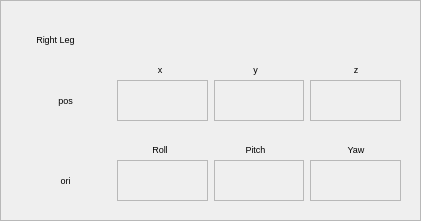
    <widget class="QFrame" name="frame_26">
     <property name="geometry">
      <rect>
       <x>436</x>
       <y>480</y>
       <width>421</width>
       <height>221</height>
      </rect>
     </property>
     <property name="font">
      <font>
       <pointsize>7</pointsize>
      </font>
     </property>
     <property name="frameShape">
      <enum>QFrame::StyledPanel</enum>
     </property>
     <property name="frameShadow">
      <enum>QFrame::Raised</enum>
     </property>
     <widget class="QFrame" name="frame_27">
      <property name="geometry">
       <rect>
        <x>10</x>
        <y>20</y>
        <width>401</width>
        <height>191</height>
       </rect>
      </property>
      <property name="font">
       <font>
        <pointsize>7</pointsize>
       </font>
      </property>
      <property name="frameShape">
       <enum>QFrame::NoFrame</enum>
      </property>
      <property name="frameShadow">
       <enum>QFrame::Raised</enum>
      </property>
      <widget class="QLabel" name="label_193">
       <property name="geometry">
        <rect>
         <x>120</x>
         <y>40</y>
         <width>60</width>
         <height>19</height>
        </rect>
       </property>
       <property name="font">
        <font>
         <pointsize>7</pointsize>
         <italic>false</italic>
        </font>
       </property>
       <property name="text">
        <string>x</string>
       </property>
       <property name="alignment">
        <set>Qt::AlignCenter</set>
       </property>
      </widget>
      <widget class="QLabel" name="label_194">
       <property name="geometry">
        <rect>
         <x>320</x>
         <y>40</y>
         <width>52</width>
         <height>19</height>
        </rect>
       </property>
       <property name="font">
        <font>
         <pointsize>7</pointsize>
        </font>
       </property>
       <property name="text">
        <string>z</string>
       </property>
       <property name="alignment">
        <set>Qt::AlignCenter</set>
       </property>
      </widget>
      <widget class="QLabel" name="label_195">
       <property name="geometry">
        <rect>
         <x>210</x>
         <y>40</y>
         <width>71</width>
         <height>19</height>
        </rect>
       </property>
       <property name="font">
        <font>
         <pointsize>7</pointsize>
         <italic>false</italic>
        </font>
       </property>
       <property name="text">
        <string>y</string>
       </property>
       <property name="alignment">
        <set>Qt::AlignCenter</set>
       </property>
      </widget>
      <widget class="QLabel" name="label_196">
       <property name="geometry">
        <rect>
         <x>-40</x>
         <y>10</y>
         <width>171</width>
         <height>19</height>
        </rect>
       </property>
       <property name="font">
        <font>
         <pointsize>7</pointsize>
         <italic>false</italic>
        </font>
       </property>
       <property name="text">
        <string>Right Leg</string>
       </property>
       <property name="alignment">
        <set>Qt::AlignCenter</set>
       </property>
      </widget>
      <widget class="QWidget" name="horizontalLayoutWidget_38">
       <property name="geometry">
        <rect>
         <x>10</x>
         <y>60</y>
         <width>381</width>
         <height>41</height>
        </rect>
       </property>
       <property name="font">
        <font>
         <pointsize>7</pointsize>
        </font>
       </property>
       <layout class="QHBoxLayout" name="horizontalLayout_41">
        <item>
         <layout class="QVBoxLayout" name="verticalLayout_165">
          <item>
           <widget class="QLabel" name="label_280">
            <property name="font">
             <font>
              <pointsize>7</pointsize>
              <italic>false</italic>
             </font>
            </property>
            <property name="text">
             <string>pos</string>
            </property>
            <property name="alignment">
             <set>Qt::AlignCenter</set>
            </property>
           </widget>
          </item>
         </layout>
        </item>
        <item>
         <layout class="QVBoxLayout" name="verticalLayout_166">
          <item>
           <widget class="QLabel" name="RL_pos_x">
            <property name="font">
             <font>
              <pointsize>7</pointsize>
             </font>
            </property>
            <property name="frameShape">
             <enum>QFrame::StyledPanel</enum>
            </property>
            <property name="frameShadow">
             <enum>QFrame::Plain</enum>
            </property>
            <property name="text">
             <string/>
            </property>
           </widget>
          </item>
         </layout>
        </item>
        <item>
         <layout class="QVBoxLayout" name="verticalLayout_167">
          <item>
           <widget class="QLabel" name="RL_pos_y">
            <property name="font">
             <font>
              <pointsize>7</pointsize>
             </font>
            </property>
            <property name="frameShape">
             <enum>QFrame::StyledPanel</enum>
            </property>
            <property name="frameShadow">
             <enum>QFrame::Plain</enum>
            </property>
            <property name="text">
             <string/>
            </property>
           </widget>
          </item>
         </layout>
        </item>
        <item>
         <layout class="QVBoxLayout" name="verticalLayout_168">
          <item>
           <widget class="QLabel" name="RL_pos_z">
            <property name="font">
             <font>
              <pointsize>7</pointsize>
             </font>
            </property>
            <property name="frameShape">
             <enum>QFrame::StyledPanel</enum>
            </property>
            <property name="frameShadow">
             <enum>QFrame::Plain</enum>
            </property>
            <property name="text">
             <string/>
            </property>
           </widget>
          </item>
         </layout>
        </item>
       </layout>
      </widget>
      <widget class="QLabel" name="label_266">
       <property name="geometry">
        <rect>
         <x>320</x>
         <y>120</y>
         <width>52</width>
         <height>19</height>
        </rect>
       </property>
       <property name="font">
        <font>
         <pointsize>7</pointsize>
        </font>
       </property>
       <property name="text">
        <string>Yaw</string>
       </property>
       <property name="alignment">
        <set>Qt::AlignCenter</set>
       </property>
      </widget>
      <widget class="QWidget" name="horizontalLayoutWidget_34">
       <property name="geometry">
        <rect>
         <x>10</x>
         <y>140</y>
         <width>381</width>
         <height>41</height>
        </rect>
       </property>
       <property name="font">
        <font>
         <pointsize>7</pointsize>
        </font>
       </property>
       <layout class="QHBoxLayout" name="horizontalLayout_37">
        <item>
         <layout class="QVBoxLayout" name="verticalLayout_149">
          <item>
           <widget class="QLabel" name="label_267">
            <property name="font">
             <font>
              <pointsize>7</pointsize>
              <italic>false</italic>
             </font>
            </property>
            <property name="text">
             <string>ori</string>
            </property>
            <property name="alignment">
             <set>Qt::AlignCenter</set>
            </property>
           </widget>
          </item>
         </layout>
        </item>
        <item>
         <layout class="QVBoxLayout" name="verticalLayout_150">
          <item>
           <widget class="QLabel" name="RL_ori_x">
            <property name="font">
             <font>
              <pointsize>7</pointsize>
             </font>
            </property>
            <property name="frameShape">
             <enum>QFrame::StyledPanel</enum>
            </property>
            <property name="frameShadow">
             <enum>QFrame::Plain</enum>
            </property>
            <property name="text">
             <string/>
            </property>
           </widget>
          </item>
         </layout>
        </item>
        <item>
         <layout class="QVBoxLayout" name="verticalLayout_151">
          <item>
           <widget class="QLabel" name="RL_ori_y">
            <property name="font">
             <font>
              <pointsize>7</pointsize>
             </font>
            </property>
            <property name="frameShape">
             <enum>QFrame::StyledPanel</enum>
            </property>
            <property name="frameShadow">
             <enum>QFrame::Plain</enum>
            </property>
            <property name="text">
             <string/>
            </property>
           </widget>
          </item>
         </layout>
        </item>
        <item>
         <layout class="QVBoxLayout" name="verticalLayout_152">
          <item>
           <widget class="QLabel" name="RL_ori_z">
            <property name="font">
             <font>
              <pointsize>7</pointsize>
             </font>
            </property>
            <property name="frameShape">
             <enum>QFrame::StyledPanel</enum>
            </property>
            <property name="frameShadow">
             <enum>QFrame::Plain</enum>
            </property>
            <property name="text">
             <string/>
            </property>
           </widget>
          </item>
         </layout>
        </item>
       </layout>
      </widget>
      <widget class="QLabel" name="label_268">
       <property name="geometry">
        <rect>
         <x>120</x>
         <y>120</y>
         <width>60</width>
         <height>19</height>
        </rect>
       </property>
       <property name="font">
        <font>
         <pointsize>7</pointsize>
         <italic>false</italic>
        </font>
       </property>
       <property name="text">
        <string>Roll</string>
       </property>
       <property name="alignment">
        <set>Qt::AlignCenter</set>
       </property>
      </widget>
      <widget class="QLabel" name="label_269">
       <property name="geometry">
        <rect>
         <x>210</x>
         <y>120</y>
         <width>71</width>
         <height>19</height>
        </rect>
       </property>
       <property name="font">
        <font>
         <pointsize>7</pointsize>
         <italic>false</italic>
        </font>
       </property>
       <property name="text">
        <string>Pitch</string>
       </property>
       <property name="alignment">
        <set>Qt::AlignCenter</set>
       </property>
      </widget>
     </widget>
    </widget>
